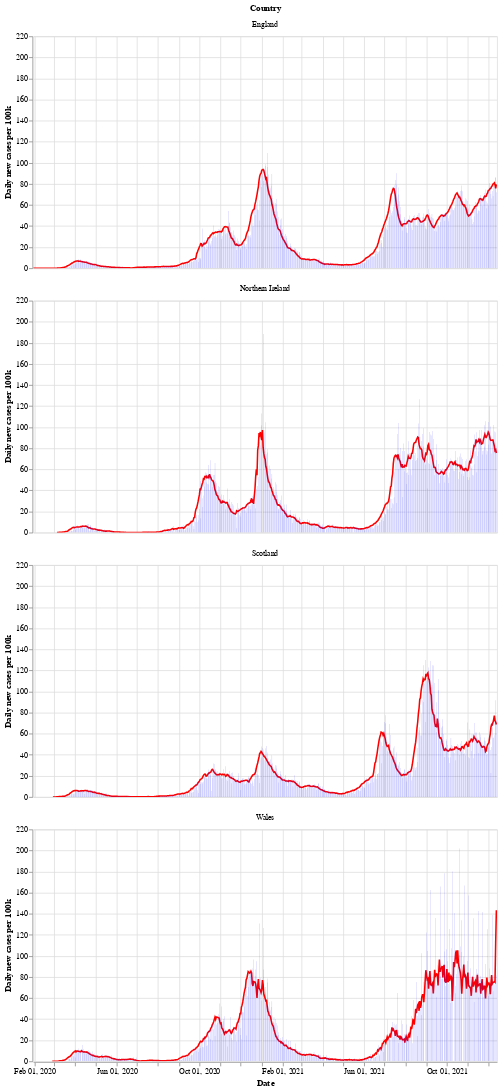

Notebook code for this chart:
### Markdown cell above
Next is a bar chart of the number of new cases in each country (per 100k population), with the 7 day moving average of cases. Again we see that Wales saw a longer period of raising and falling cases compared to the other countries.

After a period of cases falling, each nation is now seeing a rise in the number of cases - especially in Wales.

### Code cell
# collapse
bars = alt.Chart(uk_cases).mark_bar().encode(
    x=alt.X("yearmonthdate(date):T", axis=alt.Axis(title='Date')),
    y=alt.Y("newCasesRate:Q", axis=alt.Axis(title='Daily new cases per 100k')),
    tooltip='newCasesRate',
    color=alt.condition(
        alt.datum.dailyChange > 0,
        alt.value("orange"),  # The positive color
        alt.value("blue")  # The negative color
    )
).properties(title='New cases per 100k population with rolling 7 day average', width=600).interactive()
line = alt.Chart(uk_cases).mark_line(
    color='red',
    size=2,
).transform_window(
    rolling_mean='mean(newCasesRate)',
    frame=[0, 7],
    groupby=['areaName']
).encode(
    x='yearmonthdate(date):T',
    y='rolling_mean:Q'
)
alt.layer(line, bars, data=uk_cases).facet(alt.Row('areaName', title='Country'), columns=1)

### Figure 1 — Vega-Lite specification as saved in the notebook (floating-point values rounded to 4 significant figures; data arrays with more than 128 entries replaced by an {"elided": "..."} marker saying what was removed)
{"config": {"view": {"continuousWidth": 400, "continuousHeight": 300}}, "data": {"name": "data-a9ce59730679d255a97a09b83ec22697"}, "facet": {"type": "nominal", "field": "areaName", "title": "Country"}, "spec": {"layer": [{"mark": {"type": "line", "color": "red", "size": 2}, "encoding": {"x": {"type": "temporal", "field": "date", "timeUnit": "yearmonthdate"}, "y": {"type": "quantitative", "field": "rolling_mean"}}, "transform": [{"window": [{"op": "mean", "field": "newCasesRate", "as": "rolling_mean"}], "frame": [0, 7], "groupby": ["areaName"]}]}, {"mark": "bar", "encoding": {"color": {"condition": {"value": "orange", "test": "(datum.dailyChange > 0)"}, "value": "blue"}, "tooltip": {"type": "quantitative", "field": "newCasesRate"}, "x": {"type": "temporal", "axis": {"title": "Date"}, "field": "date", "timeUnit": "yearmonthdate"}, "y": {"type": "quantitative", "axis": {"title": "Daily new cases per 100k"}, "field": "newCasesRate"}}, "selection": {"selector002": {"type": "interval", "bind": "scales", "encodings": ["x", "y"]}}, "title": "New cases per 100k population with rolling 7 day average", "width": 600}]}, "columns": 1, "$schema": "https://vega.github.io/schema/vega-lite/v4.8.1.json", "datasets": {"data-a9ce59730679d255a97a09b83ec22697": {"elided": "2644 records"}}}
